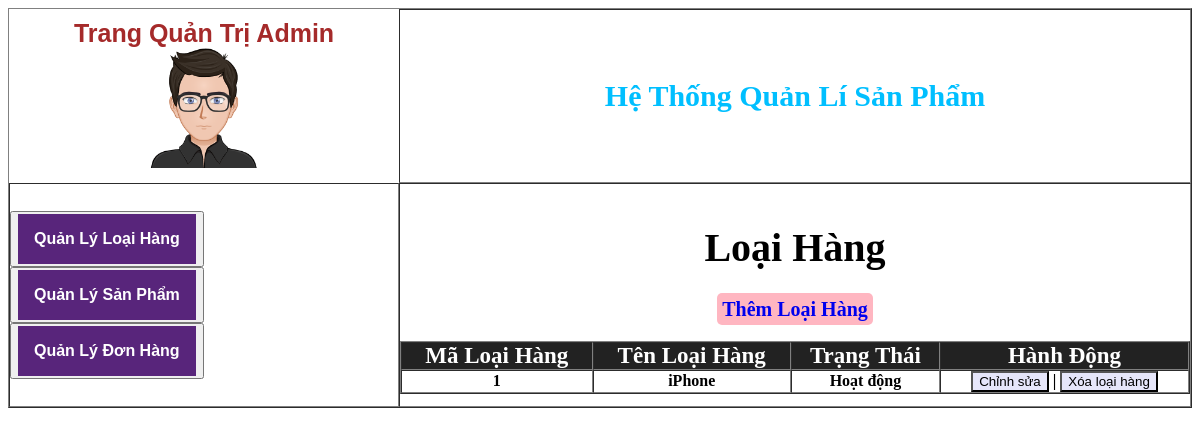
The app's page /QUAN_LY/indext_AD.php?option=loaihang with its own data.
### tables this page shows
CREATE TABLE `loaihang` (
  `MaLoaiHang` int(2) NOT NULL,
  `TenLoaiHang` varchar(20) NOT NULL,
  `status` tinyint(1) NOT NULL DEFAULT 1
);

### QUAN_LY/loaihang.php (the view, shortened to what this page needs)
<?php
	$query="select*from loaihang";
	$result = $connect->query($query);
?>
<h1 style="text-align:center; font-size:40px; font-family:Time New Roman;">Loại Hàng</h1>
<section style="text-align:center;margin-bottom:20px;"><a href="?option=addloai" style="background-color:lightpink; font-weight:bold; font-size:20px; text-decoration:none; padding: 5px; border-radius: 5px;">
Thêm Loại Hàng</a></section>
<section class="hanghoa">
<table width="100%" border="1" cellpadding="0" cellspacing="0">
	<thead>
	<tr class="tua">
		<td>Mã Loại Hàng</td>
		<td>Tên Loại Hàng</td>
		<td>Trạng Thái</td>
		<td>Hành Động</td>
	</tr>
	</thead>
	<tbody>
	<?php foreach($result as $item):?>
	<tr>
		<td><?=$item['MaLoaiHang']?></td>
		<td><?=$item['TenLoaiHang']?></td>
		<td><?=$item['status']==1?'Hoạt động':'Không còn loại hàng này'?></td>
		<td><a href="?option=sualoai&MaLoaiHang=<?=$item['MaLoaiHang']?>"><input type="button" value="Chỉnh sửa"></a> |
		<a onclick="return confirm('Bạn có muốn xóa loại sản phẩm?');" href="?option=deleteloai&MaLoaiHang=<?=$item['MaLoaiHang']?>"><input type="button" value="Xóa loại hàng"></a></td>
	</tr>
	<?php endforeach; ?>
	</tbody>
	</table>
</section>

### QUAN_LY/loaihang.php (style rules this page uses)
.tua { text-align:center; font-size:23px; background:#222222; color:white; }
.hanghoa { text-align:center; color:black; font-weight:bold; }
input { background:#E6E6FA; }

### records on screen
loaihang: MaLoaiHang "1", TenLoaiHang "iPhone", status "Hoạt động"
